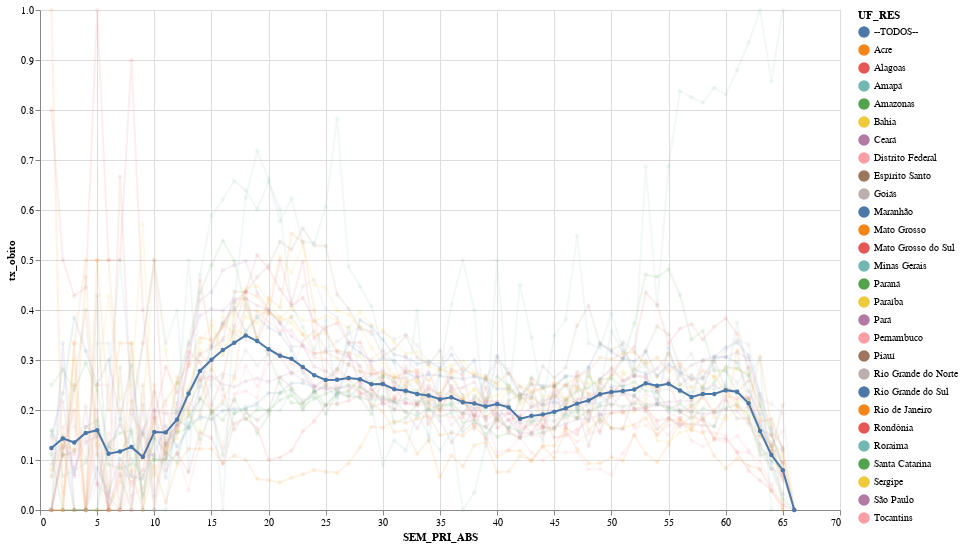

The cell this chart's notebook holds for it:
### Code cell
#collapse

cat2 = 'UF_RES'
index_cols = [cat1,cat2]

# selection_dict = {'EVOLUCAO':"== ['cura','obito']", cat2:'!= "nd"'}
selection_dict = {cat2:'!= "nd"'}
# selection_dict = {'CS_ESCOL_N':"== ['1','2','3','4']",'idade_anos':' >= 60','EVOLUCAO':"== ['cura','obito']"}

df_sel = select_items(df_srag,selection_dict)
print(f'\n Número de casos selecionados: {df_sel.shape[0]}\n')

df = get_outcome_data(df_sel,index_cols)
df = df.query('SEM_PRI_ABS <= @last_week')
get_altair_chart(df,x_col=cat1,y_col='tx_obito',cat_col=cat2,ns_opacity=0.10)

### Figure 1 — Vega-Lite specification as saved in the notebook (floating-point values rounded to 4 significant figures; data arrays with more than 128 entries replaced by an {"elided": "..."} marker saying what was removed)
{"config": {"view": {"continuousWidth": 400, "continuousHeight": 300}, "point": {"size": 20}}, "data": {"name": "data-e77adc22413aa2eecc58bdcbeffd04b5"}, "mark": {"type": "line", "point": true, "strokeWidth": 2}, "encoding": {"color": {"type": "nominal", "field": "UF_RES"}, "opacity": {"condition": {"value": 1.0, "selection": "Selecione"}, "value": 0.1}, "tooltip": [{"type": "quantitative", "field": "SEM_PRI_ABS"}, {"type": "nominal", "field": "UF_RES"}, {"type": "quantitative", "field": "cura"}, {"type": "quantitative", "field": "ignorado"}, {"type": "quantitative", "field": "nd"}, {"type": "quantitative", "field": "obito"}, {"type": "quantitative", "field": "obito_outras_causas"}, {"type": "quantitative", "field": "total"}, {"type": "quantitative", "field": "tx_obito"}], "x": {"type": "quantitative", "field": "SEM_PRI_ABS"}, "y": {"type": "quantitative", "field": "tx_obito"}}, "height": 500, "selection": {"Selecione": {"type": "single", "fields": ["UF_RES"], "init": {"UF_RES": "--TODOS--"}, "bind": {"UF_RES": {"input": "select", "options": ["--TODOS--", "Acre", "Alagoas", "Amapá", "Amazonas", "Bahia", "Ceará", "Distrito Federal", "Espírito Santo", "Goiás", "Maranhão", "Mato Grosso", "Mato Grosso do Sul", "Minas Gerais", "Paraná", "Paraíba", "Pará", "Pernambuco", "Piauí", "Rio Grande do Norte", "Rio Grande do Sul", "Rio de Janeiro", "Rondônia", "Roraima", "Santa Catarina", "Sergipe", "São Paulo", "Tocantins"]}}}}, "width": 800, "$schema": "https://vega.github.io/schema/vega-lite/v4.8.1.json", "datasets": {"data-e77adc22413aa2eecc58bdcbeffd04b5": {"elided": "1817 records"}}}
